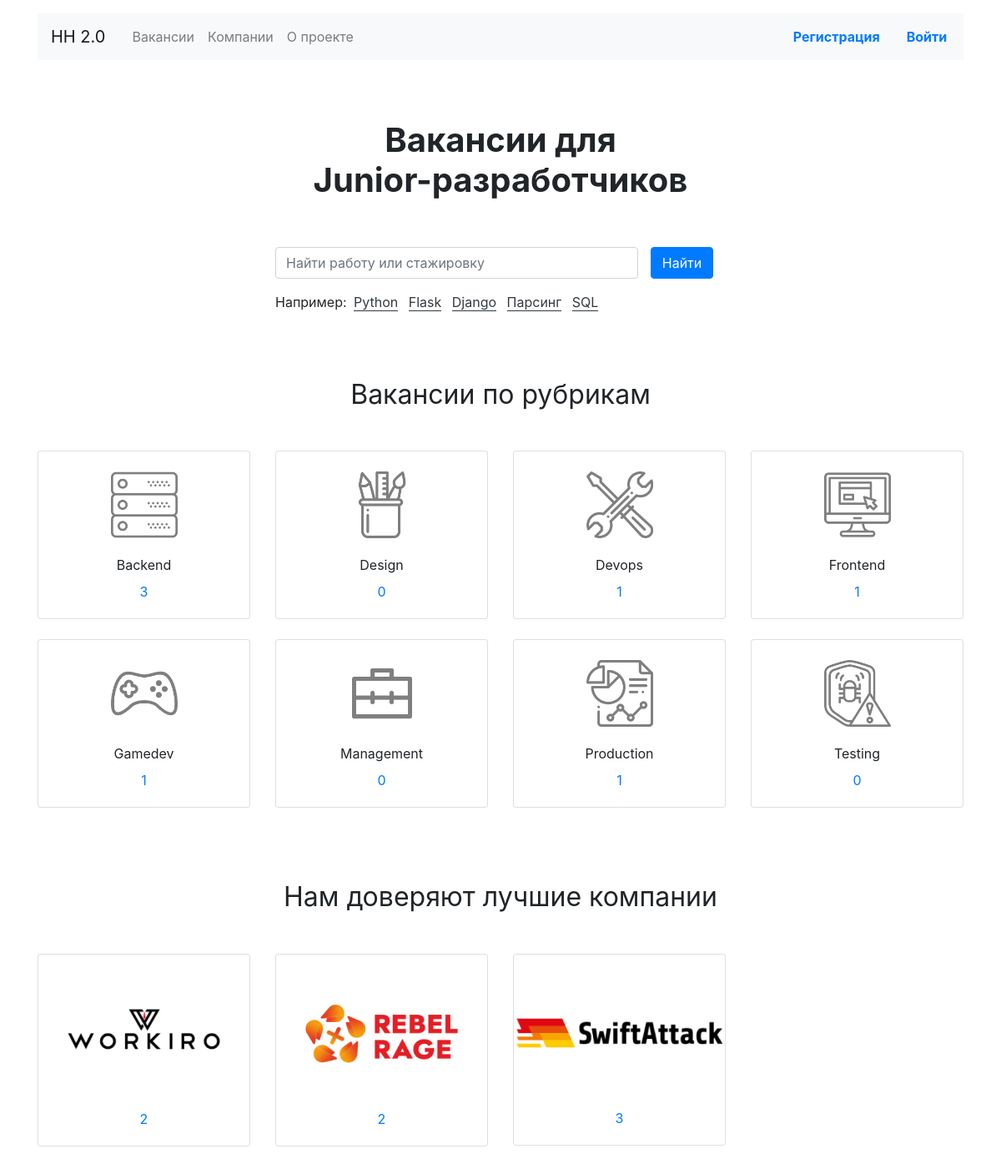
The page / on the database its author committed.
### junior_hunter/models.py (models this page shows, shortened)
class Specialty(models.Model):
    title = models.CharField(
        max_length=120
    )
    code = models.CharField(
        max_length=10,
    )
    picture = models.ImageField(
        upload_to='MEDIA_SPECIALITY_IMAGE_DIR'
    )

class Company(models.Model):
    name = models.CharField(
        max_length=80,
        verbose_name='Имя'
    )
    location = models.CharField(
        max_length=50,
        verbose_name='Город'
    )
    logo = models.ImageField(
        upload_to='MEDIA_COMPANY_IMAGE_DIR',
        verbose_name='Логотип'
    )
    description = models.TextField(
        verbose_name='Описание'
    )
    employee_count = models.IntegerField(
        verbose_name='Количество сотрудников'
    )
    owner = models.ForeignKey(
        User,
        on_delete=models.CASCADE,
        related_name="company"
    )

### junior_hunter/views.py (the view)
class MainView(View):
    def get(self, request):
        specialties = Specialty.objects.all()[:8]
        companies = Company.objects.all()[:16]
        context = {
            'specialties': specialties,
            'companies': companies
        }
        return render(request, 'index.html', context=context)

### templates/index.html (shortened to what this page needs)
{% extends 'base.html' %}
{% block container %}
  <main class="container mt-3">
    <section>
      <h1 class="h1 text-center mx-auto mt-4 py-5"><strong>Вакансии для <br>Junior-разработчиков</strong></h1>
      <div class="row">
        <div class="col-12 col-md-8 col-lg-6 offset-lg-3 offset-md-4">
          <form class="form-inline mb-3" action="{% url 'search' %}">
            <div class="form-group col-8 col-md-10 pl-0">
              <input class="form-control w-100" name="search" type="search" placeholder="Найти работу или стажировку" aria-label="Найти работу или стажировку">
            </div>
            <div class="form-group col-4 col-md-2 pl-0">
              <button class="btn btn-primary w-100" type="submit">Найти</button>
            </div>
          </form>
          <p>Например:
            <a href="/search/?search=Python" class="text-dark border-bottom border-dark m-1 text-decoration-none">Python</a>
            <a href="/search/?search=Flask" class="text-dark border-bottom border-dark m-1 text-decoration-none">Flask</a>
            <a href="/search/?search=Django" class="text-dark border-bottom border-dark m-1 text-decoration-none">Django</a>
            <a href="/search/?search=Парсинг" class="text-dark border-bottom border-dark m-1 text-decoration-none">Парсинг</a>
            <a href="/search/?search=SQL" class="text-dark border-bottom border-dark m-1 text-decoration-none">SQL</a>
          </p>
        </div>
      </div>
    </section>
    <section class="mt-5 pt-3">
      <h2 class="h2 font-weight-normal text-center mb-5">Вакансии по рубрикам</h2>
      <div class="row mb-4">
        {% for specialtie in specialties %}
        <div class="col-6 col-md-6 col-lg-3">
          <div class="card pt-4 text-center mb-4">
            <a href="{% url 'vacancy_in_category' specialtie.code %}" class="mx-auto d-block">
                <img class="mx-auto d-block" src="{{ specialtie.picture.url }}" width="80" height="80" alt="">
            </a>
            <div class="card-body">
              <p class="card-text mb-2">{{ specialtie.title }}</p>
              <p class="card-text"><a href="{% url 'vacancy_in_category' specialtie.code %}">{{ specialtie.vacancies.count }}</a></p>
            </div>
          </div>
        </div>
        {% endfor %}
      </div>
    </section>
    <section class="my-5 pt-3">
      <h2 class="h2 font-weight-normal text-center mb-5">Нам доверяют лучшие компании</h2>
      <div class="row mb-0">
        {% for company in companies %}
        <div class="col-6 col-md-6 col-lg-3">
          <div class="card pt-4 text-center mb-4">
            <a href="{% url 'company_id' company.id %}" class="mx-auto d-block">
              <img class="mx-auto d-block mw-100" src="{{ company.logo.url }}" alt="">
            </a>
            <div class="card-body">
              <p class="card-text"><a href="{% url 'company_id' company.id %}">{{ company.vacancies.count }}</a></p>
            </div>
          </div>
        </div>
        {% endfor %}
      </div>
    </section>
  </main>
{% endblock %}

### rows shown on the page
Specialty: picture (picture), title "Backend", vacancies.count "3"
Specialty: picture (picture), title "Design", vacancies.count "0"
Specialty: picture (picture), title "Devops", vacancies.count "1"
Specialty: picture (picture), title "Frontend", vacancies.count "1"
Specialty: picture (picture), title "Gamedev", vacancies.count "1"
Specialty: picture (picture), title "Management", vacancies.count "0"
Specialty: picture (picture), title "Production", vacancies.count "1"
Specialty: picture (picture), title "Testing", vacancies.count "0"
Company: logo (picture), vacancies.count "2"
Company: logo (picture), vacancies.count "2"
Company: logo (picture), vacancies.count "3"
